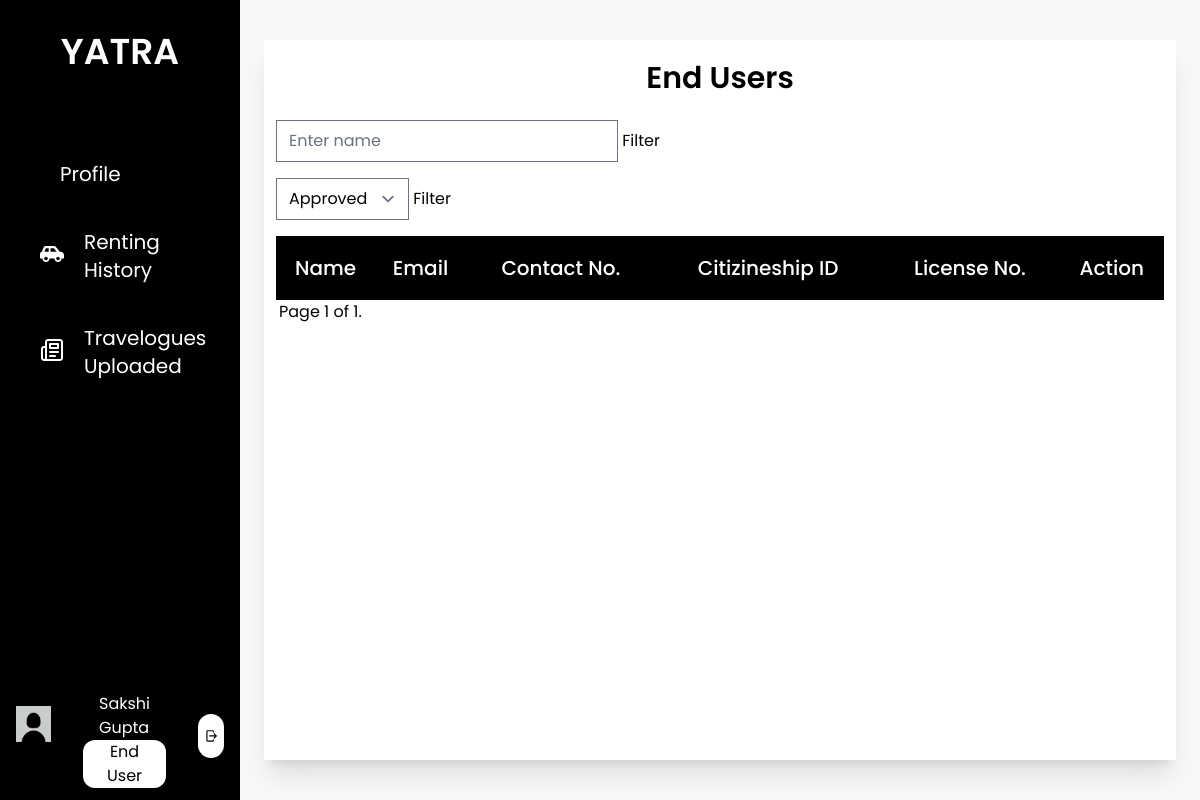
The app's page /end_users_admin/ (signed in), older data.
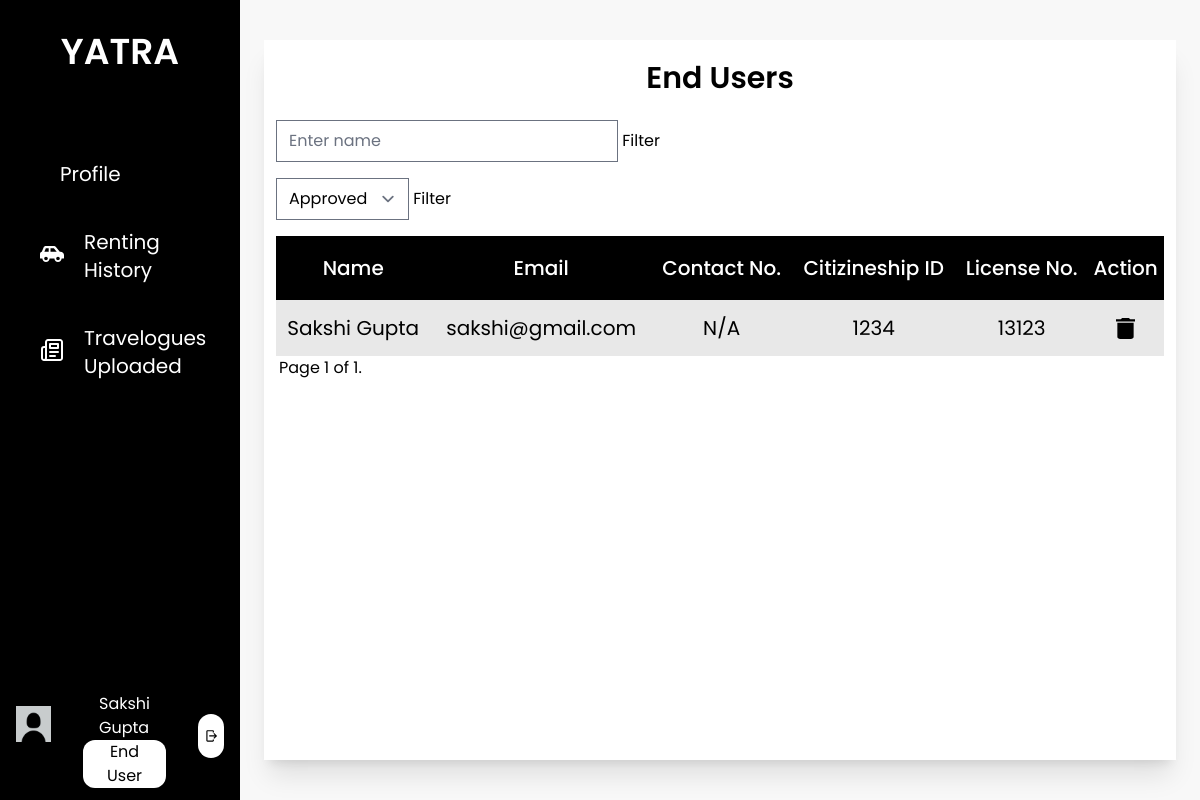
The same page, newer data.
### base/models.py (models this page shows, shortened)
class EndUser(models.Model):
    user = models.OneToOneField(User, on_delete=models.CASCADE, related_name="enduser")
    first_name = models.CharField(max_length=25)
    last_name = models.CharField(max_length=25)
    email = models.EmailField()
    phone_number = models.CharField(max_length=10, null= True, blank=True)
    citizenship_id = models.CharField(max_length=20, null= True, blank=True)
    citizenship = models.ImageField(upload_to='enduser/profile',  default='default_photo.jpg')
    license_no = models.CharField(max_length=20, null= True, blank=True)
    license = models.ImageField(upload_to='enduser/profile',  default='default_photo.jpg')
    pic = models.ImageField(upload_to='enduser/profile', default='default_profile.jpg')
    is_approved = models.CharField(max_length=10, choices=status, default="Pending")
    is_blocked = models.BooleanField(default=False)

### base/views.py (the view)
# urls.py: path('end_users_admin/', views.end_users_admin, name='end_users_admin'),
def end_users_admin(request):
    nameform = UserFilterForm(request.GET or None)
    if nameform.is_valid():
        endUsers = nameform.filter_users(EndUser.objects.all())
    else:
        endUsers = EndUser.objects.filter(is_approved="Approved")
    statusform = UserFilterStatusForm(request.GET or None)
    if statusform.is_valid():
        endUsers = statusform.filter_users(endUsers)
    else:
        endUsers = endUsers.filter(is_approved="Approved")
    paginator = Paginator(endUsers, 10)
    page_number = request.GET.get('page')
    try:
        page_obj = paginator.get_page(page_number)
    except PageNotAnInteger:
        page_obj = paginator.get_page(1)
    except EmptyPage:
        page_obj = paginator.get_page(paginator.num_pages)
    context = {
        'data': page_obj,
        'nums': page_obj.paginator.num_pages * 'p',
        'nameform': nameform,
        'statusform':statusform
    }
    return render(request, 'enduser/endusers_admin.html', context)

### base/forms.py (shortened to what this page needs)
class UserFilterForm(forms.Form):
    name = forms.CharField(required=False, label='Search', widget=forms.TextInput(attrs={'placeholder': 'Enter name'}))

class UserFilterStatusForm(forms.Form):
    status = forms.ChoiceField(choices=[('Approved', 'Approved'), ('Rejected', 'Rejected')])

### base/templatetags/user_group.py (called while the page is built)
@register.filter(name='has_group')
def has_group(user, group_name):
    return user.groups.filter(name=group_name).exists()

### base/templates/enduser/endusers_admin.html (shortened to what this page needs)
{% extends 'base/base.html' %}
{% load static %}
{% block content%}
<div class="h-screen w-full px-6 py-10 bg-theme">
    <div class="bg-white h-full flex flex-col justify-between shadow-xl">
        <div class="p-3">
            <h1 class="text-center text-3xl font-semibold pt-2 pb-6">End Users</h1>
            <form>
                {{ nameform.name }}
                <input type="submit" value="Filter" />
            </form>
        <form>
             {{ statusform.status }}
            <input type="submit" value="Filter" />
        </form>
            {% if data is not None %}
            <table class="w-full">
                <thead class="h-16 text-center">
                    <tr class="bg-black text-white text-xl">
                        <th class="font-medium">Name</th>
                        <th class="font-medium">Email</th>
                        <th class="font-medium">Contact No.</th>
                        <th class="font-medium">Citizineship ID</th>
                        <th class="font-medium">License No.</th>
                        <th class="font-medium">Action</th>
                    </tr>
                </thead>
                <tbody class="text-center">
                    {% for user in data.object_list %}
                    <tr class="text-xl h-14">
                        <td>{{user.first_name}} {{user.last_name}}</td>
                        <td>{{user.email}}</td>
                        <td>{% if user.phone_number %}{{user.phone_number}}{% else %}N/A{% endif %}</td>
                        <td>{% if user.citizenship_id %}{{user.citizenship_id}}{% else %}N/A{% endif %}</td>
                        <td>{% if user.license_no %}{{user.license_no}}{% else %}N/A{% endif %}</td>
                        <td>
                            <div class="flex flex-row justify-around">
                                <a href="{% url 'delete_user' user.user.id %}" onclick="return ConfirmDelete()">
                                    <img src="{% static 'images/delete.svg' %}">
                                </a>
                            </div>
                        </td>
                    </tr>
                    {% endfor %}
                </tbody>
            </table>
                <div class="pagination justify-content-center align-items-center">
                <span style="margin: 0px 3px;">
                    Page {{ data.number }} of {{ data.paginator.num_pages }}.
                </span>
        </div>
            {% endif %}
        </div>
    </div>
</div>
{% endblock content %}

Row changes from the older to the newer data that the page shows:
now on this page (row edited): EndUser: first_name "Sakshi", last_name "Gupta", email "sakshi@gmail.com", shows "N/A", citizenship_id "1234", license_no "13123"
